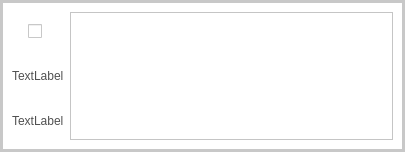
<?xml version="1.0" encoding="UTF-8"?>
<ui version="4.0">
 <class>Form</class>
 <widget class="QWidget" name="Form">
  <property name="geometry">
   <rect>
    <x>0</x>
    <y>0</y>
    <width>405</width>
    <height>152</height>
   </rect>
  </property>
  <property name="windowTitle">
   <string>Form</string>
  </property>
  <property name="styleSheet">
   <string notr="true">font: 12pt &quot;Segoe UI&quot;;
background-color: rgb(255, 255, 255);


</string>
  </property>
  <layout class="QGridLayout" name="gridLayout">
   <property name="leftMargin">
    <number>0</number>
   </property>
   <property name="topMargin">
    <number>0</number>
   </property>
   <property name="rightMargin">
    <number>0</number>
   </property>
   <property name="bottomMargin">
    <number>0</number>
   </property>
   <property name="spacing">
    <number>0</number>
   </property>
   <item row="0" column="0">
    <widget class="QFrame" name="outerFrame">
     <property name="styleSheet">
      <string notr="true">QFrame#outerFrame {border: 3px solid rgb(200, 200, 200);}
QLabel{
	font: 10pt &quot;Segoe UI&quot;;
	
	color: rgb(80, 80, 80);
}</string>
     </property>
     <property name="frameShape">
      <enum>QFrame::StyledPanel</enum>
     </property>
     <property name="frameShadow">
      <enum>QFrame::Raised</enum>
     </property>
     <property name="lineWidth">
      <number>3</number>
     </property>
     <layout class="QGridLayout" name="gridLayout_2">
      <item row="0" column="0">
       <widget class="QFrame" name="innerFrame">
        <property name="frameShape">
         <enum>QFrame::NoFrame</enum>
        </property>
        <property name="frameShadow">
         <enum>QFrame::Raised</enum>
        </property>
        <layout class="QGridLayout" name="gridLayout_3">
         <item row="0" column="1">
          <spacer name="verticalSpacer">
           <property name="orientation">
            <enum>Qt::Vertical</enum>
           </property>
           <property name="sizeType">
            <enum>QSizePolicy::Minimum</enum>
           </property>
           <property name="sizeHint" stdset="0">
            <size>
             <width>1</width>
             <height>1</height>
            </size>
           </property>
          </spacer>
         </item>
         <item row="1" column="0">
          <spacer name="horizontalSpacer">
           <property name="orientation">
            <enum>Qt::Horizontal</enum>
           </property>
           <property name="sizeType">
            <enum>QSizePolicy::Minimum</enum>
           </property>
           <property name="sizeHint" stdset="0">
            <size>
             <width>7</width>
             <height>1</height>
            </size>
           </property>
          </spacer>
         </item>
         <item row="1" column="2">
          <spacer name="horizontalSpacer_2">
           <property name="orientation">
            <enum>Qt::Horizontal</enum>
           </property>
           <property name="sizeType">
            <enum>QSizePolicy::Minimum</enum>
           </property>
           <property name="sizeHint" stdset="0">
            <size>
             <width>7</width>
             <height>1</height>
            </size>
           </property>
          </spacer>
         </item>
         <item row="2" column="1">
          <spacer name="verticalSpacer_2">
           <property name="orientation">
            <enum>Qt::Vertical</enum>
           </property>
           <property name="sizeType">
            <enum>QSizePolicy::Minimum</enum>
           </property>
           <property name="sizeHint" stdset="0">
            <size>
             <width>1</width>
             <height>1</height>
            </size>
           </property>
          </spacer>
         </item>
         <item row="1" column="1">
          <widget class="QCheckBox" name="checkBox">
           <property name="styleSheet">
            <string notr="true"/>
           </property>
           <property name="text">
            <string/>
           </property>
          </widget>
         </item>
        </layout>
       </widget>
      </item>
      <item row="2" column="0">
       <widget class="QLabel" name="dateLabel">
        <property name="lineWidth">
         <number>0</number>
        </property>
        <property name="text">
         <string>TextLabel</string>
        </property>
       </widget>
      </item>
      <item row="1" column="0">
       <widget class="QLabel" name="timeLabel">
        <property name="lineWidth">
         <number>0</number>
        </property>
        <property name="text">
         <string>TextLabel</string>
        </property>
       </widget>
      </item>
      <item row="0" column="1" rowspan="3">
       <widget class="QTextBrowser" name="textBrowser"/>
      </item>
     </layout>
    </widget>
   </item>
  </layout>
 </widget>
 <resources/>
 <connections/>
</ui>
